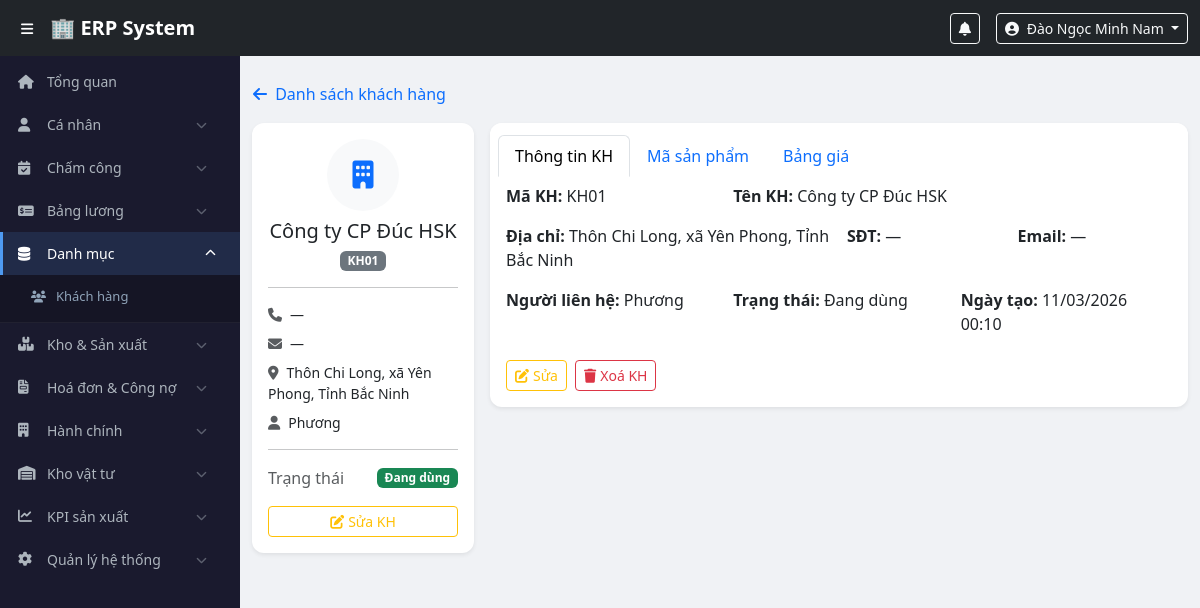
The app's page /modules/master/customer_profile.php?id=1 (signed in) with its own data.
### tables this page shows
CREATE TABLE `customers` (
  `id` int(11) NOT NULL,
  `customer_code` varchar(30) DEFAULT NULL,
  `customer_name` varchar(200) NOT NULL,
  `address` text DEFAULT NULL,
  `contact_person` varchar(100) DEFAULT NULL,
  `phone` varchar(20) DEFAULT NULL,
  `email` varchar(100) DEFAULT NULL,
  `is_active` tinyint(1) DEFAULT 1,
  `created_by` int(11) DEFAULT NULL,
  `created_at` timestamp NOT NULL DEFAULT current_timestamp(),
  `updated_at` timestamp NOT NULL DEFAULT current_timestamp() ON UPDATE current_timestamp()
);

### config/auth.php (called while the page is built, shortened)
<?php
function isLoggedIn() {
    return isset($_SESSION['user_id']) && !empty($_SESSION['user_id']);
}
function hasRole(...$roles) {
    return in_array($_SESSION['role'], $roles);
}
?>

### modules/master/customer_profile.php (the view, shortened to what this page needs)
<?php
require_once $_SERVER['DOCUMENT_ROOT'] . '/erp/config/auth.php';
$pdo = getDBConnection();
$id  = (int)($_GET['id'] ?? 0);
$stmt = $pdo->prepare("SELECT * FROM customers WHERE id = ?");
$stmt->execute([$id]);
$customer = $stmt->fetch(PDO::FETCH_ASSOC);
include $_SERVER['DOCUMENT_ROOT'] . '/erp/includes/header.php';
include $_SERVER['DOCUMENT_ROOT'] . '/erp/includes/sidebar.php';
?>
<div class="main-content">
<div class="container-fluid py-4">
    <div class="mb-3">
        <a href="/erp/modules/master/customers.php" class="btn btn-link p-0 text-decoration-none">
            <i class="fas fa-arrow-left me-1"></i> Danh sách khách hàng
        </a>
    </div>
    <div class="row g-3">
        <div class="col-md-3">
            <div class="card border-0 shadow-sm">
                <div class="card-body">
                    <div class="text-center mb-3">
                        <div class="rounded-circle bg-light d-inline-flex align-items-center justify-content-center mb-2" style="width:72px;height:72px;">
                            <i class="fas fa-building text-primary fs-3"></i>
                        </div>
                        <h5 class="mb-1"><?= htmlspecialchars($customer['customer_name']) ?></h5>
                        <span class="badge bg-secondary"><?= htmlspecialchars($customer['customer_code'] ?? '—') ?></span>
                    </div>
                    <hr>
                    <div class="small">
                        <div class="mb-2"><i class="fas fa-phone me-2 text-muted"></i><?= htmlspecialchars($customer['phone'] ?? '—') ?></div>
                        <div class="mb-2"><i class="fas fa-envelope me-2 text-muted"></i><?= htmlspecialchars($customer['email'] ?? '—') ?></div>
                        <div class="mb-2"><i class="fas fa-map-marker-alt me-2 text-muted"></i><?= htmlspecialchars($customer['address'] ?? '—') ?></div>
                        <div class="mb-2"><i class="fas fa-user me-2 text-muted"></i><?= htmlspecialchars($customer['contact_person'] ?? '—') ?></div>
                    </div>
                    <hr>
                    <div class="d-flex justify-content-between align-items-center mb-3">
                        <span class="text-muted">Trạng thái</span>
                        <?= !empty($customer['is_active'])
                            ? '<span class="badge bg-success">Đang dùng</span>'
                            : '<span class="badge bg-secondary">Ngừng</span>' ?>
                    </div>
                    <?php if (hasRole('director','accountant','warehouse','manager')): ?>
                    <button class="btn btn-outline-warning btn-sm w-100" data-bs-toggle="modal" data-bs-target="#modalCustomer">
                        <i class="fas fa-edit me-1"></i>Sửa KH
                    </button>
                    <?php endif; ?>
                </div>
            </div>
        </div>
        <div class="col-md-9">
            <div class="card border-0 shadow-sm">
                <div class="card-header bg-white border-0 pb-0">
                    <ul class="nav nav-tabs card-header-tabs" id="customerTabs" role="tablist">
                        <li class="nav-item" role="presentation">
                            <button class="nav-link active" data-bs-toggle="tab" data-bs-target="#tab-info" type="button">Thông tin KH</button>
                        </li>
                        <li class="nav-item" role="presentation">
                            <button class="nav-link" data-bs-toggle="tab" data-bs-target="#tab-products" type="button">Mã sản phẩm</button>
                        </li>
                        <li class="nav-item" role="presentation">
                            <button class="nav-link" data-bs-toggle="tab" data-bs-target="#tab-prices" type="button">Bảng giá</button>
                        </li>
                    </ul>
                </div>
                <div class="card-body">
                    <div class="tab-content">
                        <div class="tab-pane fade show active" id="tab-info">
                            <div class="row g-3">
                                <div class="col-md-4"><strong>Mã KH:</strong> <?= htmlspecialchars($customer['customer_code'] ?? '—') ?></div>
                                <div class="col-md-8"><strong>Tên KH:</strong> <?= htmlspecialchars($customer['customer_name']) ?></div>
                                <div class="col-md-6"><strong>Địa chỉ:</strong> <?= htmlspecialchars($customer['address'] ?? '—') ?></div>
                                <div class="col-md-3"><strong>SĐT:</strong> <?= htmlspecialchars($customer['phone'] ?? '—') ?></div>
                                <div class="col-md-3"><strong>Email:</strong> <?= htmlspecialchars($customer['email'] ?? '—') ?></div>
                                <div class="col-md-4"><strong>Người liên hệ:</strong> <?= htmlspecialchars($customer['contact_person'] ?? '—') ?></div>
                                <div class="col-md-4"><strong>Trạng thái:</strong>
                                    <?= !empty($customer['is_active']) ? 'Đang dùng' : 'Ngừng' ?>
                                </div>
                                <div class="col-md-4"><strong>Ngày tạo:</strong>
                                    <?= !empty($customer['created_at']) ? date('d/m/Y H:i', strtotime($customer['created_at'])) : '—' ?>
                                </div>
                            </div>
                            <div class="mt-4 d-flex gap-2">
                                <?php if (hasRole('director','accountant','warehouse','manager')): ?>
                                <button class="btn btn-outline-warning btn-sm" data-bs-toggle="modal" data-bs-target="#modalCustomer">
                                    <i class="fas fa-edit me-1"></i>Sửa
                                </button>
                                <?php endif; ?>
                                <?php if (hasRole('director')): ?>
                                <button class="btn btn-outline-danger btn-sm" id="btnDeleteCustomer">
                                    <i class="fas fa-trash me-1"></i>Xoá KH
                                </button>
                                <?php endif; ?>
                            </div>
                        </div>
                    </div>
                </div>
            </div>
        </div>
    </div>
</div>
</div>
<?php include $_SERVER['DOCUMENT_ROOT'] . '/erp/includes/footer.php'; ?>

### assets/css/style.css (style rules this page uses)
body { padding-top: 56px; background: #f0f2f5; font-family: 'Segoe UI', sans-serif; }
.main-content { margin-left: 240px; transition: margin-left 0.3s; min-height: calc(100vh - 56px); }
.card { border-radius: 12px !important; }
.card-header { border-radius: 12px 12px 0 0 !important; padding: 12px 16px; }

### records on screen
customers: customer_name "Công ty CP Đúc HSK", customer_code "KH01", phone "—", email "—", address "Thôn Chi Long, xã Yên Phong, Tỉnh Bắc Ninh", contact_person "Phương", created_at "11/03/2026 00:10"

### other values on screen
$user['full_name'] "Đào Ngọc Minh Nam"
